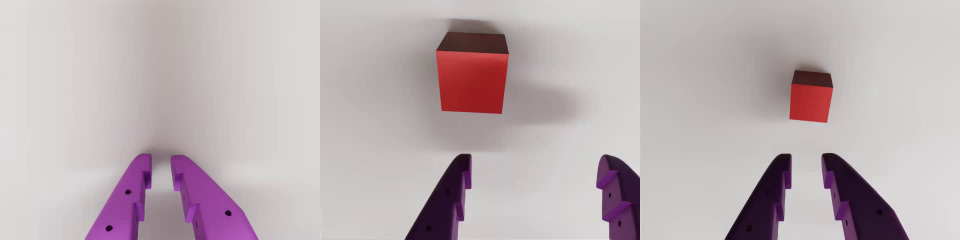
#> input picture manipulator_md/p1_p2_sim_t1/assets/sample_ego.jpg, 1920 x 480 px (shown at 1/2 size)
$ python -i verify_sweep_conditions.py   (imports and definitions only)
#> lines starting #> are read from the running program, lines starting #| are printed output that depends on the picture; after the words box and inside, x2 and y2 are one past the last pixel; in counts of white or black regions, pixels touching at a corner belong together
#> further down, picture is the input picture: shape (480, 1920, 3); mean B, G, R 179.1, 175.6, 186.8
"""sweep 영상으로 '조건이 의도대로 적용됐는지' 자동 검증 — 조건별 대조 시트 생성.

각 조건 폴더의 에피소드 첫 프레임을 모아, 블록(빨강 계열)·박스(검정)의 위치를 검출해
 · 조건별 몽타주 이미지(에피소드들을 격자로)
 · 위치 산포 요약(박스가 고정인지 움직이는지, 블록 범위가 넓어졌는지, 색이 바뀌었는지)
을 만든다. 90개 영상을 눈으로 넘겨보는 대신 한 장으로 확인하기 위함.

기대값(통제 설계):
  ref/pos_ood/phys_dr/light_dr/color_*  → 박스 위치 **고정**(산포 ≈ 0)
  box_rand / box_ood / full             → 박스 위치 **분산**
  pos_ood                               → 블록 산포가 ref보다 **넓음**
  color_blue / color_green              → 블록 색조(Hue)가 빨강과 **다름**
  phys_dr                               → 시각적으로 확인 불가(마찰·질량) — 영상으론 ref와 동일해 보이는 게 정상

사용: python3 verify_sweep_conditions.py <영상루트> [출력폴더]
   예: python3 verify_sweep_conditions.py ~/manipulator_ws/inf_video/02_v3_OOD
"""
import glob
import os
import subprocess
import sys

import cv2
import numpy as np


# [29 lines left out: functions first_frame, detect_block, not called in this run]


def detect_box(img):
    hsv = cv2.cvtColor(img, cv2.COLOR_BGR2HSV)
#> hsv: shape (480, 1920, 3); mean H, S, V 41.2, 24.8, 187
    m = cv2.inRange(hsv, (0, 0, 0), (180, 255, 60))
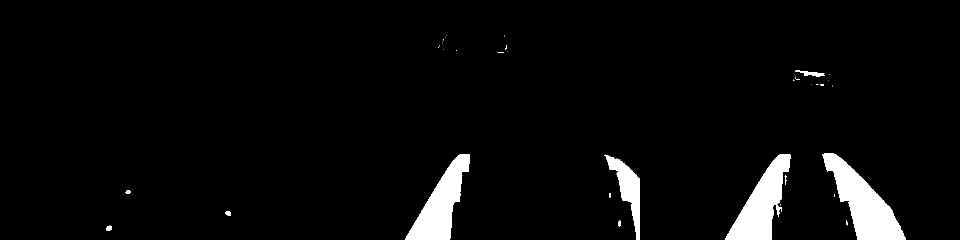
#> m: shape (480, 1920) (shown at 1/2 size); 4% white; 44 white regions (31 under 20 px), largest, box (x1, y1, x2, y2) and area: (1645, 306, 1811, 480) 12179, (1450, 308, 1582, 480) 10177, (811, 308, 940, 480) 9705
    m = cv2.morphologyEx(m, cv2.MORPH_OPEN, np.ones((5, 5), np.uint8))
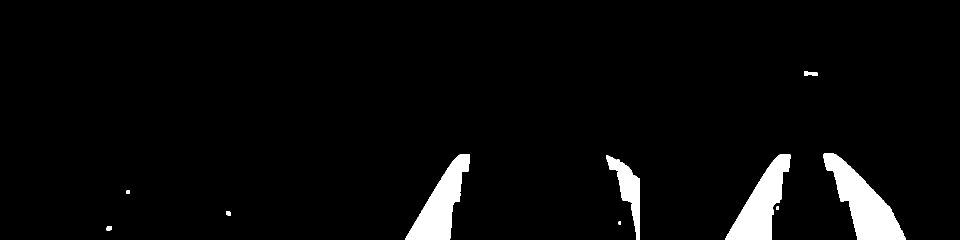
#> m: shape (480, 1920) (shown at 1/2 size); 4% white; 10 white regions
    cnts, _ = cv2.findContours(m, cv2.RETR_EXTERNAL, cv2.CHAIN_APPROX_SIMPLE)
#> cnts = 10 contours; largest, box (x1, y1, x2, y2) and area: (1646, 306, 1811, 480) 11877, (1451, 308, 1581, 480) 9782, (811, 308, 940, 480) 9462, (1212, 311, 1280, 480) 3930, (1608, 143, 1636, 152) 156
    cnts = [c for c in cnts if cv2.contourArea(c) > 300]
#> cnts = 4 contours; box (x1, y1, x2, y2) and area: (1646, 306, 1811, 480) 11877, (1451, 308, 1581, 480) 9782, (811, 308, 940, 480) 9462, (1212, 311, 1280, 480) 3930
    if not cnts:
        return None
    M = cv2.moments(max(cnts, key=cv2.contourArea))
#> M = moments, m00 11877, centre m10/m00, m01/m00 = (1726.8, 406.7)
    return (int(M["m10"] / M["m00"]), int(M["m01"] / M["m00"])) if M["m00"] else None


# [58 lines left out: function main, not called in this run]


# [2 lines not run here, left out]

>>> import cv2
>>> picture = cv2.imread('../../../manipulator_md/p1_p2_sim_t1/assets/sample_ego.jpg')
>>> result = detect_box(picture)
#> result = (1726, 406)
